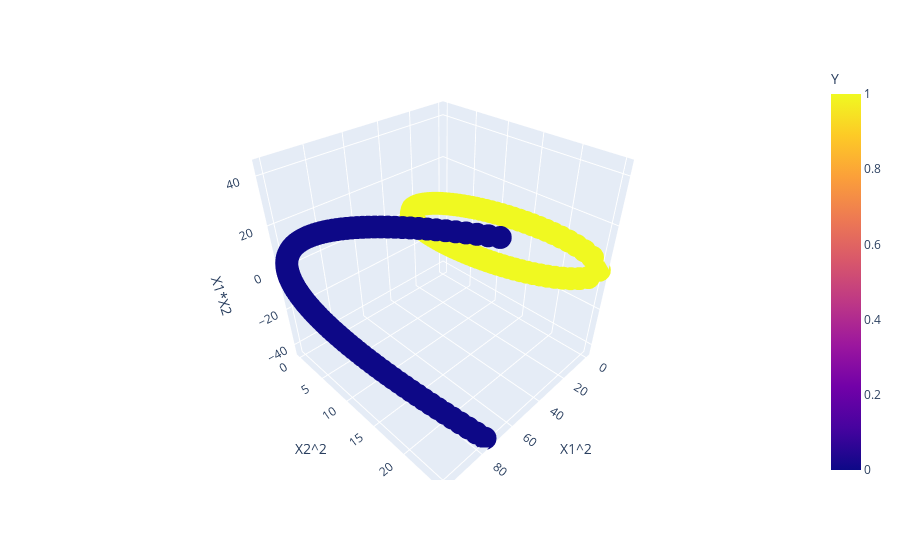

The notebook cell saved with this chart:
### Code cell
fig = px.scatter_3d(df, x='X1^2', y='X2^2', z='X1*X2',
              color='Y')
fig.show()

#since the points are easily classified in higher dimension so we'll draw a plane between them

### Figure 1 — Plotly figure (JSON) as saved in the notebook; plotly's stock layout.template omitted (floating-point values rounded to 4 significant figures; data arrays with more than 128 entries replaced by an {"elided": "..."} marker saying what was removed)
{"data": [{"hovertemplate": "X1^2=%{x}<br>X2^2=%{y}<br>X1*X2=%{z}<br>Y=%{marker.color}<extra></extra>", "legendgroup": "", "marker": {"color": {"elided": "400 int values"}, "coloraxis": "coloraxis", "symbol": "circle"}, "mode": "markers", "name": "", "scene": "scene", "showlegend": false, "type": "scatter3d", "x": {"elided": "400 float values"}, "y": {"elided": "400 float values"}, "z": {"elided": "400 float values"}}], "layout": {"coloraxis": {"colorbar": {"title": {"text": "Y"}}, "colorscale": [[0, "#0d0887"], [0.1111, "#46039f"], [0.2222, "#7201a8"], [0.3333, "#9c179e"], [0.4444, "#bd3786"], [0.5556, "#d8576b"], [0.6667, "#ed7953"], [0.7778, "#fb9f3a"], [0.8889, "#fdca26"], [1, "#f0f921"]]}, "legend": {"tracegroupgap": 0}, "margin": {"t": 60}, "scene": {"domain": {"x": [0, 1], "y": [0, 1]}, "xaxis": {"title": {"text": "X1^2"}}, "yaxis": {"title": {"text": "X2^2"}}, "zaxis": {"title": {"text": "X1*X2"}}}}}
